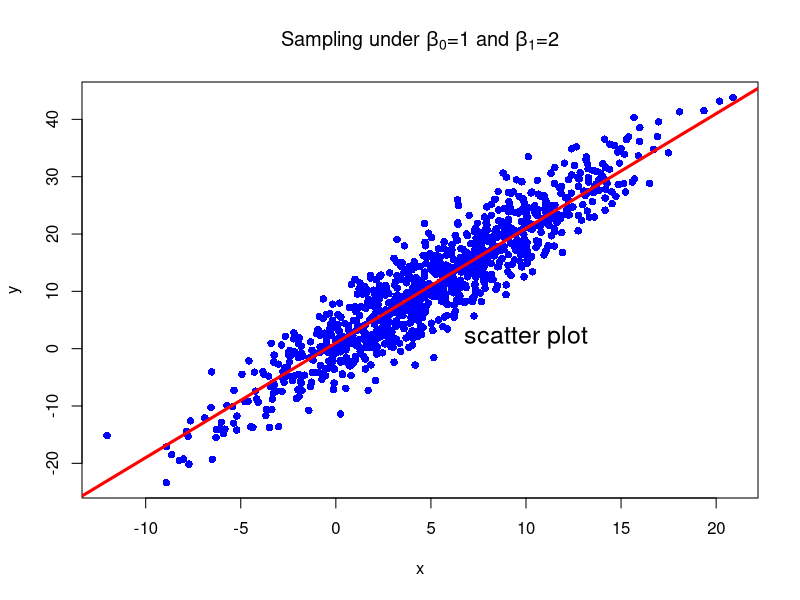

The R script that drew this image:
## ---- chunk 1
n<-1000
x<-4+rnorm(n,mean=1,sd=5)
y<-1+2*x+rnorm(n,mean=0,sd=4)

dev.new()
plot(x,y, pch=16, col="blue", 
     main=expression(paste("Sampling under ", beta[0], 
                           "=1", " ", "and", " ", beta[1], "=2")))
text(10, 2, "scatter plot", cex=1.5)
abline(a=1,b=2, col="red", lwd=3)

## ---- chunk 2
mean_values <- function(values) {
  output <- 0
  
  for (i in values) {
    output <- output + i
  }

  output / length(values)   ## 평균을 구하기 위해 자료의 수(length)로 나누어준다.
}

mean_values(x)   ## x의 평균을 계산
mean_values(y)   ## y의 평균을 계산

## ---- chunk 3
cov_values <- function(data_1, data_2) {
  x_diff <- data_1 - mean_values(data_1)   ## 위에서 정의했던 함수 "mean_values()" 사용
  y_diff <- data_2 - mean_values(data_2)

  xy_product <- x_diff * y_diff
  
  product_sum <- 0
  
  for (i in xy_product) {
    product_sum <- product_sum + i
  }
  
  cov = product_sum / (length(xy_product) - 1)    ## 표본 공분산
  
  cov
}

cov_values(x,y)   ## output

## ---- chunk 4
var_values <- function(values) {
  x_diff_sq <- (values - mean_values(values))^2   ## 위에서 정의했던 함수 "mean_values()" 사용하여 차의 제곱 행렬 생성
  
  sum_x_sq <- 0
  
  for (i in x_diff_sq) {
    sum_x_sq <- sum_x_sq + i
  }
  
  var_x <- sum_x_sq / (length(values) - 1)  ## 표본 분산
  
  var_x
}

var_values(x)     ## output

## ---- chunk 5
beta_1_hat <- cov_values(x, y) / var_values(x)  ## 위에서 정의한 함수를 사용 : x와 y의 공분산 / x의 분산

beta_1_hat  ## output

